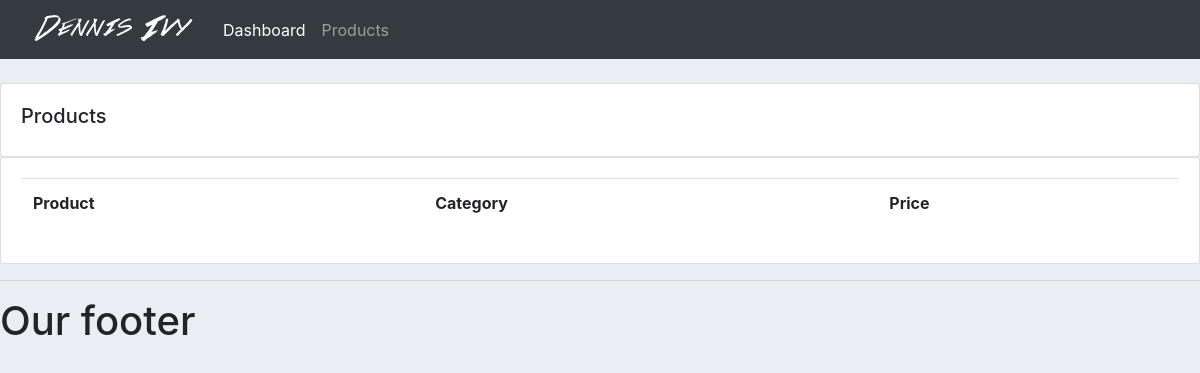
Before: /products/ with the older database file.
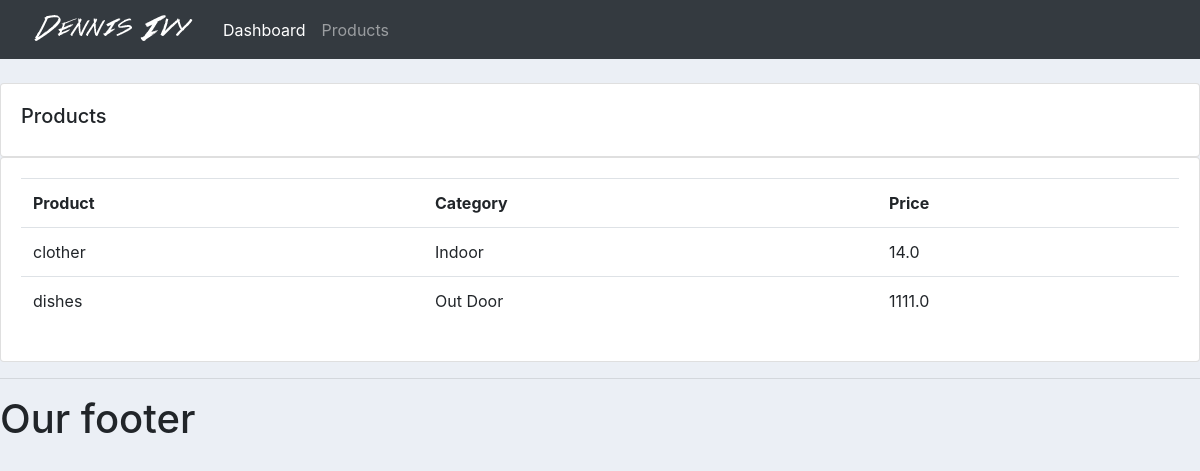
After: the same page with the newer database file.
### accounts/models.py (models this page shows, shortened)
class Product(models.Model):
    CATEGORY = (
        ('Indoor', 'Indoor'),
        ('Out Door', 'Out Door'),
    )
    name = models.CharField(max_length=200, null=True)
    price = models.FloatField(null=True)
    category = models.CharField(max_length=200, null=True, choices=CATEGORY)
    description = models.CharField(max_length=200, null=True, blank=True)
    date_created = models.DateTimeField(auto_now_add=True, null=True)
    tags = models.ManyToManyField(Tag)

### accounts/views.py (the view)
# urls.py: path('products/', views.products, name='products'),
def products(request):
    products = Product.objects.all()
    return render(request, 'accounts/products.html', {'products': products})

### accounts/templates/accounts/products.html
{%  extends 'accounts/main.html' %}
{% block content %}
		<br>
		<div class="row">
			<div class="col-md">
				<div class="card card-body">
					<h5>Products</h5>
				</div>
				<div class="card card-body">
					<table class="table">
						<tr>
							<th>Product</th>
							<th>Category</th>
							<th>Price</th>
						</tr>
                        {% for i in products %}
                            <tr>
                            <td>{{i.name}}</td>
                            <td>{{i.category}}</td>
                            <td>{{i.price}}</td>
                            </tr>
                        {% endfor %}
					</table>
				</div>
			</div>
		</div>
{% endblock content %}

Changed rows visible on the page:
added Product: name "clother", category "Indoor", price "14.0"
added Product: name "dishes", category "Out Door", price "1111.0"
